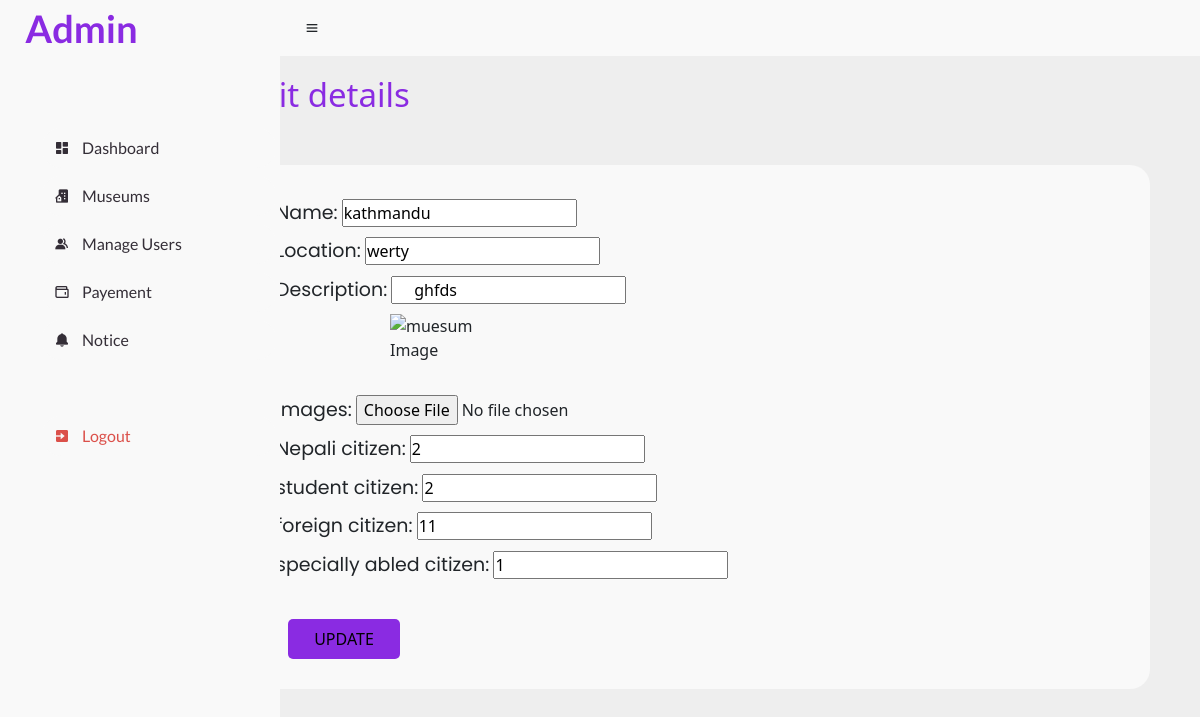
The app's page /editdetails.php?id=22 with its own data.
### tables this page shows
CREATE TABLE `tbl_museum` (
  `id` int(11) NOT NULL,
  `m_name` varchar(100) NOT NULL,
  `m_description` varchar(255) NOT NULL,
  `m_location` varchar(100) NOT NULL,
  `m_image` varchar(100) NOT NULL,
  `nc_p` int(100) NOT NULL,
  `ns_p` int(100) NOT NULL,
  `fc_p` int(100) NOT NULL,
  `sa_p` int(100) NOT NULL
);

### editdetails.php (the view, shortened to what this page needs)
<?php
 include "_dbconnect.php";
?>
<?php include "header.php" ?>
<!DOCTYPE html>
<html lang="en">
<head>
</head>
<body>
    <h1> Edit details</h1>
<?php
if(isset($_GET['id']))
{
    $editid = $_GET['id'];
    $editdetails = "SELECT * FROM tbl_museum where id='$editid'";
    $edit_run = mysqli_query($conn,$editdetails);
    if(mysqli_num_rows($edit_run) > 0)
    {
        $row = mysqli_fetch_array($edit_run);
        ?>
    <div class="form">
        <form action="" method ="post" enctype="multipart/form-data">
        <div class="name">
            <label for="name">Name:</label>
            <input type="text" value="<?= $row['m_name'] ?>" name="name">
        </div>
        <div class="location">
            <label for="location">Location:</label>
            <input type="text" value="<?= $row['m_location']?>" name="location" id="location">
        </div>
        <div class="desc">
            <label for="desc">Description:</label>
            <input type="text" value="<?= $row['m_description']?>" name="description">
        </div>
        <div class="img">
            <div class="image" style="width:100px;margin: 9px 114px;">
                <img src="muesumImages/<?php echo $row['m_image']; ?>" alt="muesum Image" width="100" height="100">
            </div>
            <br>
            <label for="img">Images:</label>
            <input type="file" value="muesumImages/<?php echo $row['m_image']; ?>" name="image">
        </div>
        <div class="nepali">
            <label for="nepali">Nepali citizen:</label>
            <input type="number" value="<?php echo $row['nc_p']?>" name="nc">
        </div>
        <div class="student">
            <label for="student">student citizen:</label>
            <input type="number" value="<?= $row['ns_p']?>" name="ns">
        </div>
        <div class="foreign">
            <label for="foreign">foreign citizen:</label>
            <input type="number" value="<?= $row['fc_p']?>" name="fc">
        </div>
        <div class="specially abled">
            <label for="specially abled">specially abled citizen:</label>
            <input type="number" value="<?= $row['sa_p']?>" name="sa">
        </div>
        <br>
        <div class="btn">
            <input type="submit" name="submit" value="Update">
        </div>
        </form>
    </div>
    <?php
    }
    else
    {
       ?>
       <h4>no record found</h4>
       <?php
    }
}
?>
</body>
</html>
<?php include "footer.php"; ?>

### css/css.css (style rules this page uses)
* { margin: 0; padding: 0; box-sizing: border-box; }
:root { --poppins: 'Poppins', sans-serif; --lato: 'Lato', sans-serif; --light: #F9F9F9; --blue: #3C91E6; --light-blue: #CFE8FF; --grey: #eee; --dark-grey: #AAAAAA; --dark: #342E37; --red: #DB504A; --yellow: #FFCE26; --light-yellow: #FFF2C6; --orange: #FD7238; --light-orange: #FFE0D3; }
html { overflow-x: hidden; }
body { background: var(--grey); overflow-x: hidden; }

### editdetails.php (style rules this page uses)
h1 { font-size: 33px; margin: 19px 39px; margin-left: 20%; color: blueviolet; }
.form { margin: 50px; margin-left: 80px; background: var(--light); margin-left: 21%; border-radius: 20px; padding: 24px; }
label { font-size: 19px; font-weight: inherit; font-family: 'poppins'; }
div { margin-top: 10px; }
input[type="submit"] { border: none; background: blueviolet; height: 40px; width: 112px; text-transform: uppercase; border-radius: 5px; }
.btn { border: none; }

### records on screen
tbl_museum: name "kathmandu", location "werty", description "ghfds", nc "2", ns "2", fc "11", sa "1"
